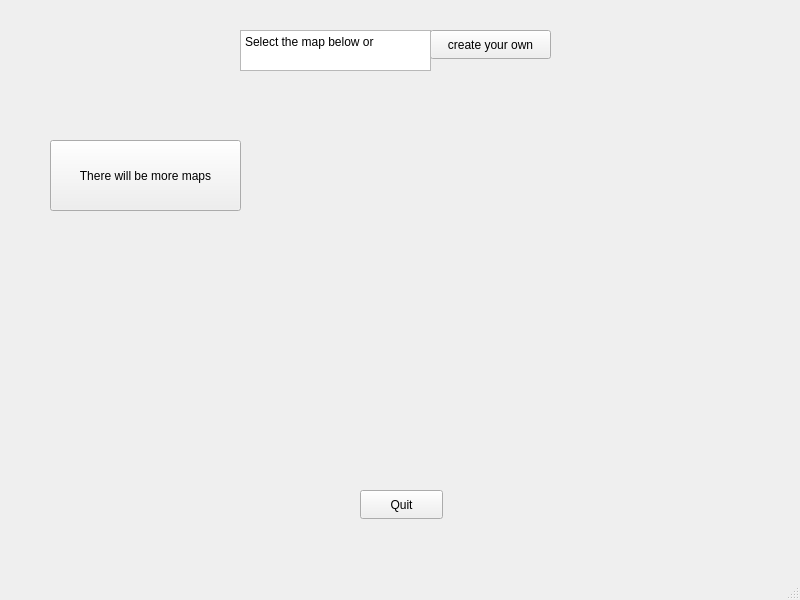
<?xml version="1.0" encoding="UTF-8"?>
<ui version="4.0">
 <class>MainWindow</class>
 <widget class="QMainWindow" name="MainWindow">
  <property name="geometry">
   <rect>
    <x>0</x>
    <y>0</y>
    <width>800</width>
    <height>600</height>
   </rect>
  </property>
  <property name="windowTitle">
   <string>MainWindow</string>
  </property>
  <widget class="QWidget" name="centralwidget">
   <widget class="QPushButton" name="create_map">
    <property name="geometry">
     <rect>
      <x>430</x>
      <y>30</y>
      <width>121</width>
      <height>29</height>
     </rect>
    </property>
    <property name="text">
     <string>create your own</string>
    </property>
   </widget>
   <widget class="QPushButton" name="quit">
    <property name="geometry">
     <rect>
      <x>360</x>
      <y>490</y>
      <width>83</width>
      <height>29</height>
     </rect>
    </property>
    <property name="text">
     <string>Quit</string>
    </property>
   </widget>
   <widget class="QTextBrowser" name="textBrowser">
    <property name="geometry">
     <rect>
      <x>240</x>
      <y>30</y>
      <width>191</width>
      <height>41</height>
     </rect>
    </property>
    <property name="html">
     <string>&lt;!DOCTYPE HTML PUBLIC &quot;-//W3C//DTD HTML 4.0//EN&quot; &quot;http://www.w3.org/TR/REC-html40/strict.dtd&quot;&gt;
&lt;html&gt;&lt;head&gt;&lt;meta name=&quot;qrichtext&quot; content=&quot;1&quot; /&gt;&lt;meta charset=&quot;utf-8&quot; /&gt;&lt;style type=&quot;text/css&quot;&gt;
p, li { white-space: pre-wrap; }
&lt;/style&gt;&lt;/head&gt;&lt;body style=&quot; font-family:'Segoe UI'; font-size:9pt; font-weight:400; font-style:normal;&quot;&gt;
&lt;p style=&quot; margin-top:0px; margin-bottom:0px; margin-left:0px; margin-right:0px; -qt-block-indent:0; text-indent:0px;&quot;&gt;Select the map below or&lt;/p&gt;&lt;/body&gt;&lt;/html&gt;</string>
    </property>
   </widget>
   <widget class="QPushButton" name="new_game">
    <property name="geometry">
     <rect>
      <x>50</x>
      <y>140</y>
      <width>191</width>
      <height>71</height>
     </rect>
    </property>
    <property name="text">
     <string>There will be more maps</string>
    </property>
   </widget>
  </widget>
  <widget class="QMenuBar" name="menubar">
   <property name="geometry">
    <rect>
     <x>0</x>
     <y>0</y>
     <width>800</width>
     <height>25</height>
    </rect>
   </property>
  </widget>
  <widget class="QStatusBar" name="statusbar"/>
 </widget>
 <resources/>
 <connections/>
</ui>
